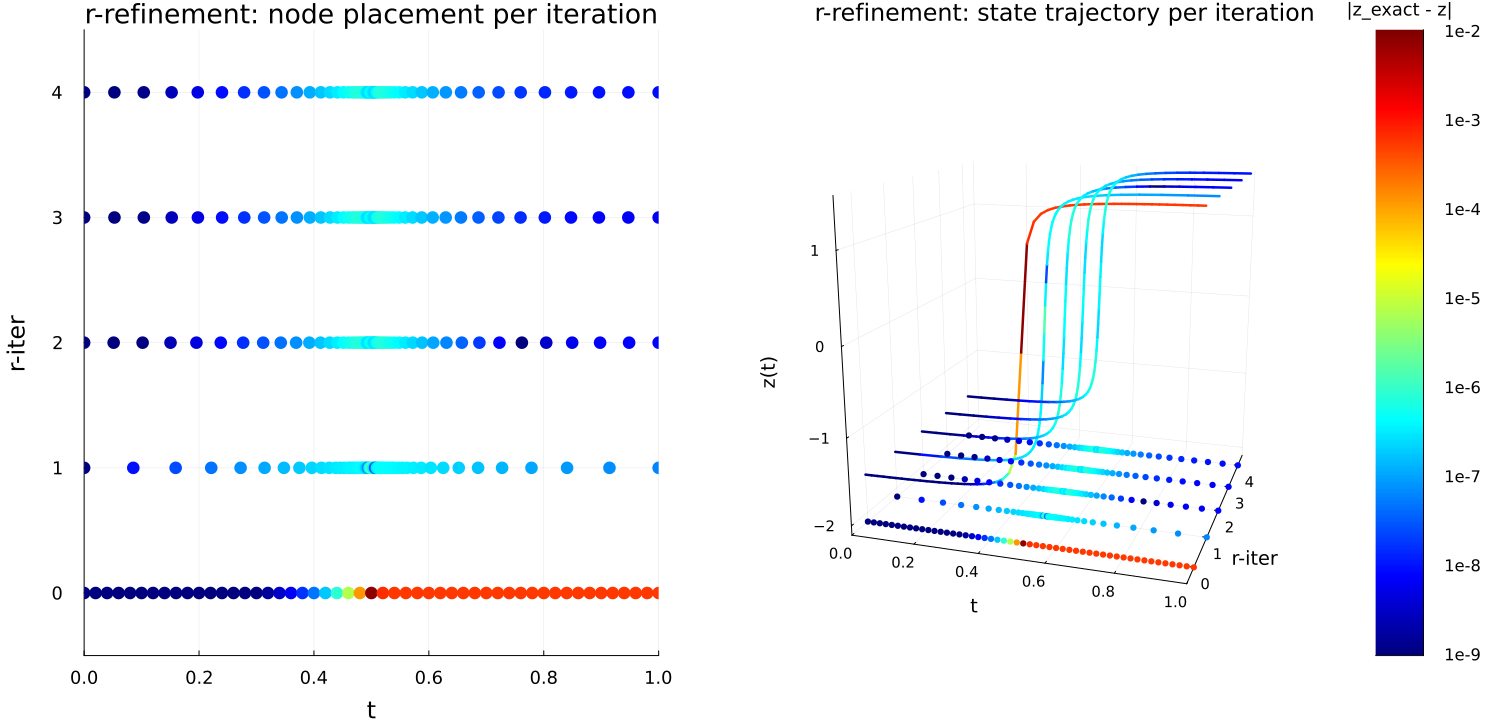

Generate this figure with Julia:
# toy example of r-refinement:
#   - solve NLP
#       - while (err > tol) or (mesh movement > movement_tol)
#           - estimate error
#           - relocate mesh
#           - check convergence criteria
#           - resolve NLP
#

ENV["GKSwstype"] = "100"

using ExaModels
using ExaModelsCollocation
using MadNLP
using Plots

# ----- Define problem -----

const A, T0, TEND = 100.0, 0.5, 1.0

# ODE right-hand side function
rhs(z, t) = A / (1 + A^2 * (t - T0)^2)

# Analytical solution for comparison
zexact(t) = atan(A * (t - T0))

# ----- Create ExaModel -----

function example_model(nodes, K = 3)
    # Create CollocationExaCore with adaptive mesh
    core = CollocationExaCore(nodes, K; adaptive = true)

    # Create CollocationVariable
    @add_var_collocation(core, z)

    # Create collocation constraints
    @add_con_collocation(core, coll, z, rhs(z, t))

    # Create continuity constraints
    @add_con_continuity(core, cont, z)

    # Create objective function
    @add_con(core, ic, z[1, 0] - zexact(0.0))

    return ExaModel(core)
end

# ----- Error estimate -----

function estimate_error_phr(model, zsol, f)
    nodes, h = model.nodes, diff(model.nodes)

    # The degree K Lagrange polynomial our collocation equations use
    x = [zero(eltype(model.weights.taus)); model.weights.taus]
    interp(zi, tau) = sum(
        prod((tau - x[m]) / (x[j] - x[m]) for m in eachindex(x) if m != j) * zi[j]
        for j in eachindex(x)
    )

    # The K+1 roots (non-collocation points to compare)
    fine = Collocation([0.0, 1.0], model.K + 1;
        roots = model.roots,
        basis = DerivativeForm(),
        polynomial = model.polynomial
    )
    tau, Omega = fine.mode.weights.taus, fine.mode.weights.A

    # Calculate error estimate
    return [
        # Compare:
        #   Interpolated states of the degree K Lagrange polynomial at the K+1 roots
        #   Integrated states to K+1 degree using K+1 interpolated state points
        let zi = view(zsol, i, :),
            # znew = Interpolated states of the degree K Lagrange polynomial at the K+1 roots
            znew = [interp(zi, s) for s in tau],

            # the RHS function evaluated at the K+1 roots
            fnew = [f(znew[m], nodes[i] + h[i]*tau[m]) for m in eachindex(tau)]

            maximum(
                # (Integrated states to K+1 degree using K+1 interpolated state points) - znew
                abs(zi[1] + h[i]*sum(Omega[j,m]*fnew[j] for j in eachindex(tau)) - znew[m])
                for m in eachindex(tau)
            ) / (1 + maximum(abs, zi))
        end
        for i in eachindex(h)
    ]
end
# NOTE: this error estimation is cheap because we already obtained the
# polynomial coefficients (the discretized states) from solving the NLP


# ----- Mesh update -----

function find_new_nodes(model, err; floor_frac = 0.1, passes = 2)
    nodes, h, N = model.nodes, diff(model.nodes), model.N

    # de Boor density (?)
    rho = err .^ (1 / (model.K + 1)) ./ h
    rho = rho .+ floor_frac * (sum(rho) / N)
    for _ in 1:passes
        rho = [(rho[max(i - 1, 1)] + 2rho[i] + rho[min(i + 1, N)]) / 4 for i in 1:N]
    end

    # invert cumulative mass to convert density to new node placement (?)
    W = cumsum([0.0; rho .* h])
    new = collect(float.(nodes))
    for m in 2:N
        target = W[end] * (m - 1) / N
        i = clamp(searchsortedlast(W, target), 1, N)
        new[m] = nodes[i] + (target - W[i]) / rho[i]
    end

    return new
end

# ----- r-refinement algorithm -----

# Keep track of how much the mesh moved for convergence criteria purposes
movement(new, old, h) = maximum(
    abs(new[j] - old[j]) / min(h[max(j - 1, 1)], h[min(j, length(h))])
    for j in eachindex(new)
)

# Re-interpolated states at interpolation points based on new node locations for better initial guess
function reinterpolate(model, zsol, new)
    # evaluate the degree K Lagrange polynomial through the solved coefficients
    z, taus = model.z, model.weights.taus
    tauof = first(z.krange) == 0 ? [zero(eltype(taus)); taus] : collect(taus)
    hnew = diff(new)
    return [
        interpolate(model, zsol, z, new[i] + hnew[i] * tau)
        for i in eachindex(hnew), tau in tauof
    ]
end

function solve_adaptively(
        model, f;
        tol = 1e-6,
        movetol = 1e-2,
        maxiters = 20,
        verbose = true,
    )
    history = []

    # Solve model
    zsol = solution(madnlp(model; print_level = MadNLP.ERROR), model.z)

    # while (max error < tol OR movement < movement tol)
    for it in 0:maxiters
        nodes = copy(model.nodes)

        # calculate error using Patterson-Hager-Rao
        err = estimate_error_phr(model, zsol, f)

        push!(history, (; nodes, zsol, err)) # tracking error histroy for plot

        # find new node placements based on error + de Boor equidistribution
        new_nodes = find_new_nodes(model, err)
        moved = movement(new_nodes, nodes, diff(model.nodes))
        verbose && println("iteration $it: max error = $(maximum(err)), movement = $moved")

        # convergence criteria
        (maximum(err) < tol || moved < movetol) && break

        # if criteria not satisfied, set new nodes and initial guess and re-solve
        set_nodes!(model, new_nodes) # <-- ExaModelsCollocation.jl feature with adaptive = true
        start = reinterpolate(model, zsol, new_nodes)
        set_start!(model, model.z, start)
        zsol = solution(madnlp(model), model.z)
    end

    return history
end


# ----- Solve -----

const N = 50
const K = 3

# Create ExaModel
model = example_model(range(0.0, TEND; length = N + 1), K)

# Solve with adaptive mesh refinement
history = solve_adaptively(model, rhs)


# ----- Plot -----

default(
    titlefontsize = 16, guidefontsize = 13, tickfontsize = 10,
    legendfontsize = 10, colorbar_titlefontsize = 12, plot_titlefontsize = 18,
)

atnodes(s) = [s.zsol[:, 1]; s.zsol[end, end]]

function error_color(history, exact; floor = 1.0e-9)
    err = [log10.(max.(abs.(atnodes(s) .- exact.(s.nodes)), floor)) for s in history]
    clims = (log10(floor), ceil(maximum(maximum, err)))

    return err, clims
end

function colorbar_strip(clims; rows = 256)
    decades = first(clims):last(clims)
    ramp = collect(range(first(clims), last(clims); length = rows))

    return heatmap(
        [0.0], ramp, reshape(ramp, :, 1);
        c = :jet, clims = clims, legend = false, colorbar = false, grid = false,
        xticks = false, ymirror = true, tickfontsize = 11,
        yticks = (decades, ["1e$(Int(d))" for d in decades]),
        title = "|z_exact - z|", titlefontsize = 12,
        right_margin = 4Plots.mm,
    )
end

function plot_mesh_history(history, exact)
    t = reduce(vcat, s.nodes for s in history)
    iteration = reduce(vcat, fill(i - 1, length(s.nodes)) for (i, s) in enumerate(history))
    err, clims = error_color(history, exact)

    return scatter(
        t, iteration;
        marker_z = reduce(vcat, err), c = :jet, clims = clims,
        markersize = 7, markerstrokewidth = 0, legend = false, colorbar = false,
        xlabel = "t", ylabel = "r-iter", guidefontsize = 16, yguidefontsize = 18,
        tickfontsize = 12,
        xlims = (0.0, TEND), ylims = (-0.5, length(history) - 0.5),
        yticks = 0:(length(history) - 1),
        title = "r-refinement: node placement per iteration", titlefontsize = 18,
        right_margin = 5Plots.mm,
    )
end

function plot_solution_3d(history, exact)
    zall = reduce(vcat, atnodes(s) for s in history)
    zfloor = minimum(zall) - 0.18 * (maximum(zall) - minimum(zall))
    errs, clims = error_color(history, exact)

    p = plot3d(;
        xlabel = "t", ylabel = "r-iter", zlabel = "z(t)",
        xlims = (0.0, TEND), ylims = (-0.5, length(history) - 0.5),
        zlims = (zfloor, maximum(zall)),
        yticks = 0:(length(history) - 1),
        legend = false, camera = (17.5, 15), colorbar = false,
        projection_type = :perspective,
        title = "r-refinement: state trajectory per iteration",
        left_margin = -14Plots.mm, right_margin = -6Plots.mm,
        top_margin = -14Plots.mm, bottom_margin = -14Plots.mm,
    )

    for (it, (s, err)) in enumerate(zip(history, errs))
        iteration = fill(it - 1, length(s.nodes))
        scatter3d!(
            p, s.nodes, iteration, fill(zfloor, length(s.nodes));
            marker_z = err, c = :jet, clims = clims,
            markersize = 3.5, markerstrokewidth = 0,
        )
        plot3d!(
            p, s.nodes, iteration, atnodes(s);
            line_z = err, c = :jet, clims = clims, linewidth = 2.5,
        )
    end
    return p
end

function residual_mismatch(model, zsol, nodes, f)
    h, K, A, taus = diff(nodes), model.K, model.weights.A, model.weights.taus

    # DerivativeForm with tau_1 = 0 leaves that row reading 0 = 0, so f is not recoverable there
    !(model.basis isa StateForm) && first(taus) == 0 && return NaN

    return maximum(
        let zi = view(zsol, i, :),
            got = [f(zi[k + 1], nodes[i] + h[i] * taus[k]) for k in 1:K],
            want = model.basis isa StateForm ?
                [sum(A[j + 1, k] * zi[j + 1] for j in 0:K) / h[i] for k in 1:K] :
                transpose(A) \ [(zi[k + 1] - zi[1]) / h[i] for k in 1:K]

            maximum(abs, got .- want) / (1 + maximum(abs, got))
        end
        for i in 1:model.N
    )
end

nodes = last(history).nodes
println("h ranges over [$(minimum(diff(nodes))), $(maximum(diff(nodes)))]")
for (it, s) in enumerate(history)
    znode = [s.zsol[:, 1]; s.zsol[end, end]]
    println(
        "iteration $(it - 1): |z(T) - exact| = $(abs(znode[end] - zexact(TEND))), " *
        "collocation mismatch = $(residual_mismatch(model, s.zsol, s.nodes, rhs))"
    )
end
png = joinpath(@__DIR__, splitext(basename(@__FILE__))[1] * ".png")
savefig(
    plot(
        plot_mesh_history(history, zexact),
        plot_solution_3d(history, zexact),
        colorbar_strip(last(error_color(history, zexact)));
        layout = grid(1, 3; widths = [0.48, 0.48, 0.04]), size = (1500, 720),
        left_margin = 8Plots.mm, bottom_margin = 5Plots.mm,
    ),
    png,
)
println("wrote $png")
